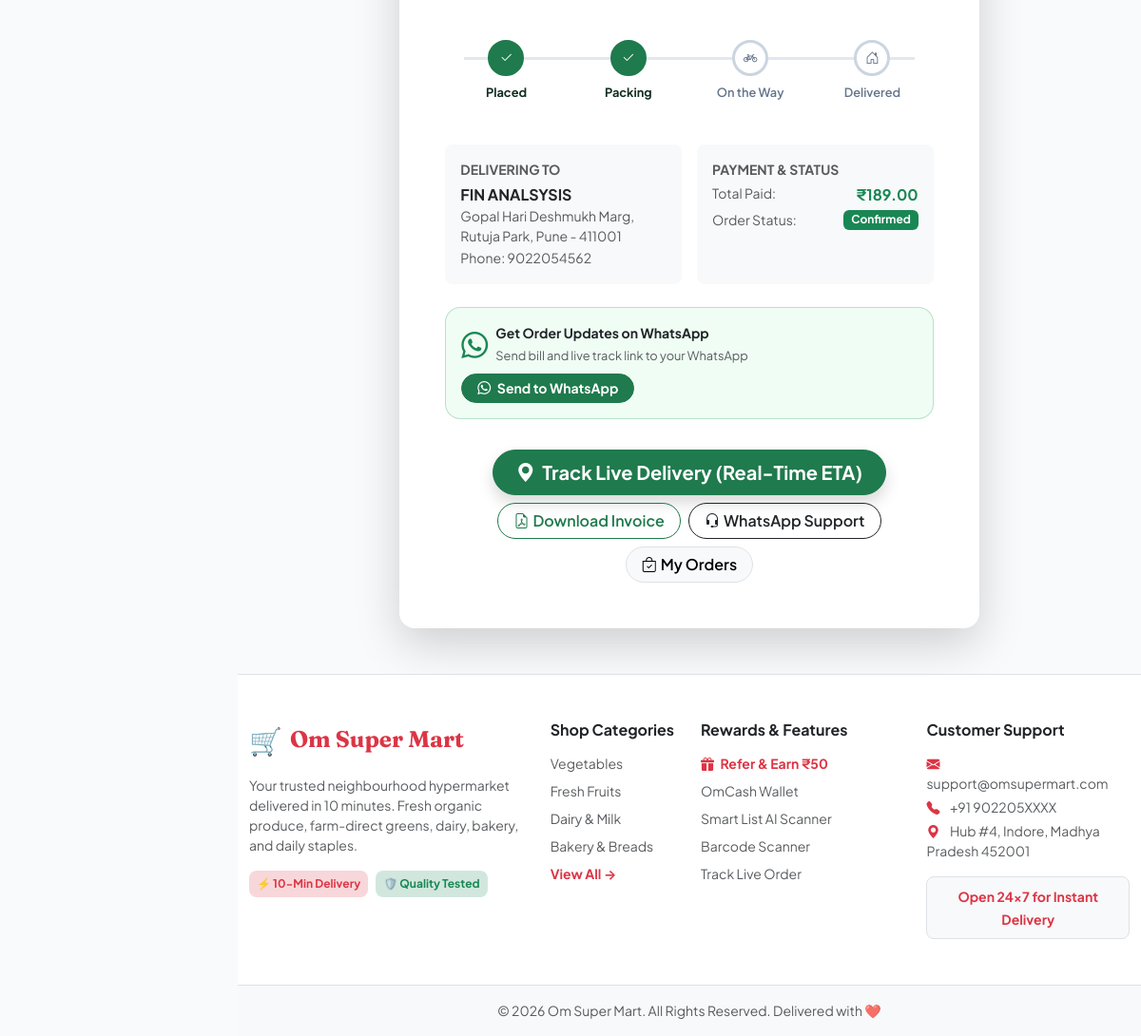
Page /orders/success/13/ (signed in, lower part) on the earlier database version.
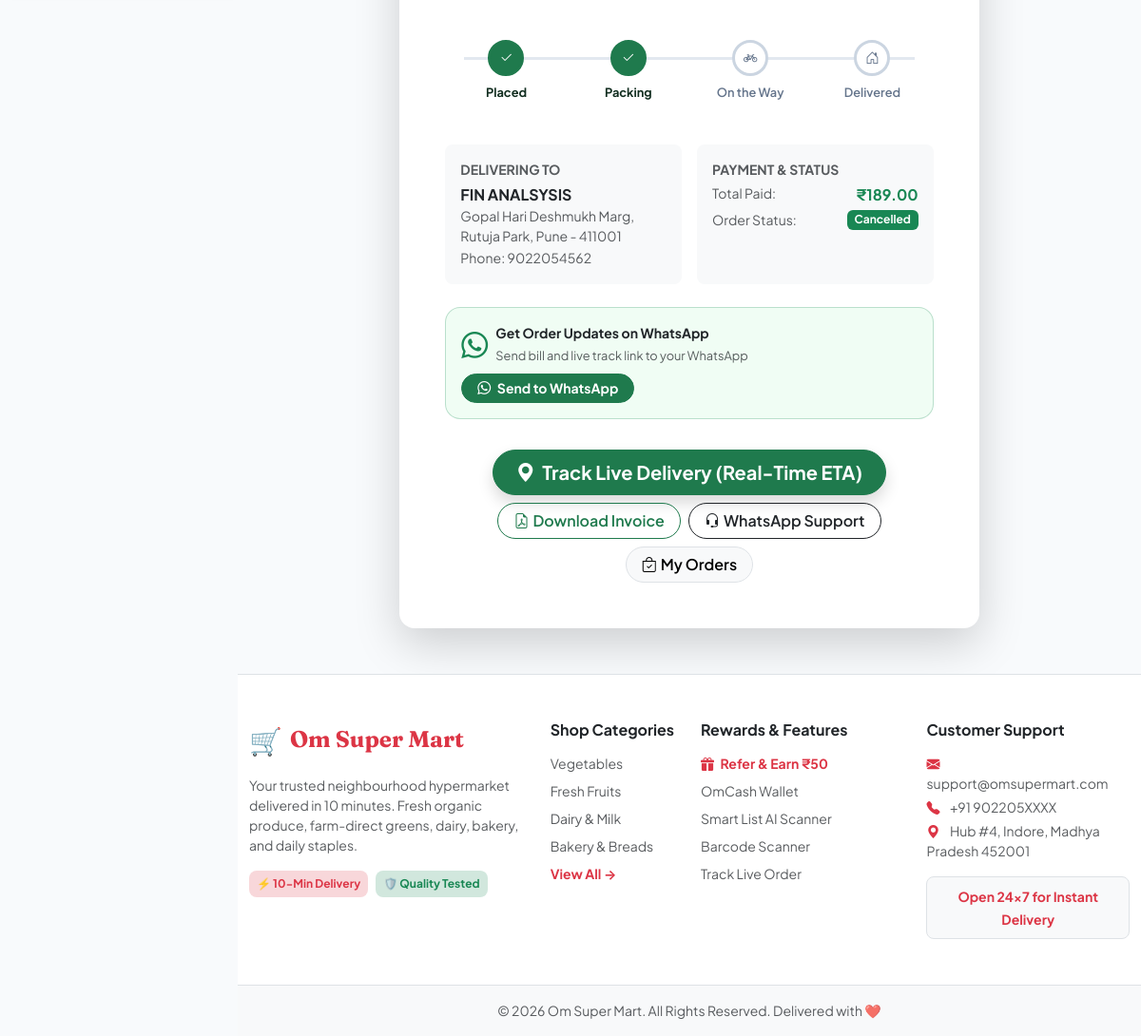
Same page on the later database version.
### orders/models.py (models this page shows, shortened)
class Order(models.Model):
    PENDING = "Pending"
    CONFIRMED = "Confirmed"
    SHIPPED = "Shipped"
    DELIVERED = "Delivered"
    CANCELLED = "Cancelled"
    STATUS_CHOICES = [
        (PENDING, "Pending"),
        (CONFIRMED, "Confirmed"),
        (SHIPPED, "Shipped"),
        (DELIVERED, "Delivered"),
        (CANCELLED, "Cancelled"),
    ]
    user = models.ForeignKey(
        settings.AUTH_USER_MODEL,
        on_delete=models.CASCADE
    )
    full_name = models.CharField(max_length=100)
    phone = models.CharField(max_length=20)
    address = models.TextField()
    city = models.CharField(max_length=100)
    state = models.CharField(max_length=100)
    pincode = models.CharField(max_length=10)
    total_amount = models.DecimalField(
        max_digits=10,
        decimal_places=2
    )
    status = models.CharField(
        max_length=20,
        choices=STATUS_CHOICES,
        default=PENDING
    )
    created_at = models.DateTimeField(
        auto_now_add=True
    )
    def get_tracking(self):
        return OrderDeliveryTracking.get_or_create_for_order(self)

### orders/views.py (the view)
@login_required
def success(request, order_id):
    order = Order.objects.get(
        id=order_id,
        user=request.user
    )
    return render(
        request,
        "orders/order_success.html",
        {
            "order": order
        }
    )

### templates/orders/order_success.html (shortened to what the changed rows need)
{% extends "base.html" %}
{% block content %}
<div class="container py-5">
    <div class="row justify-content-center">
        <div class="col-lg-8">
            <div class="card border-0 shadow-lg rounded-4 overflow-hidden">
                <div class="card-body p-4 p-md-5">
                    <div class="row g-3 mb-4">
                        <div class="col-md-6">
                            <div class="p-3 bg-light rounded-3 h-100">
                                <small class="text-muted text-uppercase fw-bold d-block mb-1">Delivering To</small>
                                <strong class="d-block">{{ order.full_name }}</strong>
                                <span class="text-muted small d-block">{{ order.address }}, {{ order.city }} - {{ order.pincode }}</span>
                                <span class="text-muted small">Phone: {{ order.phone }}</span>
                            </div>
                        </div>
                        <div class="col-md-6">
                            <div class="p-3 bg-light rounded-3 h-100">
                                <div class="d-flex justify-content-between mb-1">
                                    <span class="text-muted small">Total Paid:</span>
                                    <strong class="text-success">₹{{ order.total_amount }}</strong>
                                </div>
                                <div class="d-flex justify-content-between">
                                    <span class="text-muted small">Order Status:</span>
                                    <span class="badge bg-success">{{ order.status }}</span>
                                </div>
                            </div>
                        </div>
                    </div>
                </div>
            </div>
        </div>
    </div>
</div>
{% endblock %}

Differences in the rows shown:
changed Order "FIN ANALSYSIS": status "Confirmed" → "Cancelled"
